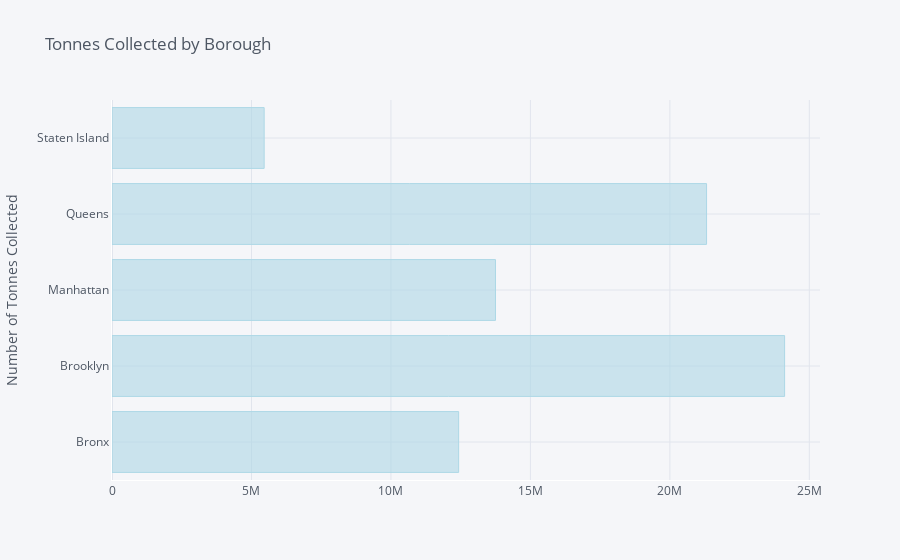

Notebook cell for this chart:
### Code cell
df.groupby('BOROUGH').sum()['REFUSETONSCOLLECTED'].iplot(
    kind='bar', yTitle='Number of Tonnes Collected', orientation='h', color='lightblue', linecolor='white', title='Tonnes Collected by Borough')

### Figure 1 — Plotly figure (JSON) as saved in the notebook; plotly's stock layout.template omitted (floating-point values rounded to 4 significant figures)
{"data": [{"marker": {"color": "rgba(173, 216, 230, 0.6)", "line": {"color": "rgba(173, 216, 230, 1.0)", "width": 1}}, "name": "REFUSETONSCOLLECTED", "orientation": "h", "text": "", "type": "bar", "x": [12430000.0, 24110000.0, 13750000.0, 21320000.0, 5455266], "y": ["Bronx", "Brooklyn", "Manhattan", "Queens", "Staten Island"]}], "layout": {"legend": {"bgcolor": "#F5F6F9", "font": {"color": "#4D5663"}}, "paper_bgcolor": "#F5F6F9", "plot_bgcolor": "#F5F6F9", "title": {"font": {"color": "#4D5663"}, "text": "Tonnes Collected by Borough"}, "xaxis": {"gridcolor": "#E1E5ED", "linecolor": "white", "showgrid": true, "tickfont": {"color": "#4D5663"}, "title": {"font": {"color": "#4D5663"}, "text": ""}, "zerolinecolor": "#E1E5ED"}, "yaxis": {"gridcolor": "#E1E5ED", "linecolor": "white", "showgrid": true, "tickfont": {"color": "#4D5663"}, "title": {"font": {"color": "#4D5663"}, "text": "Number of Tonnes Collected"}, "zerolinecolor": "#E1E5ED"}}}
